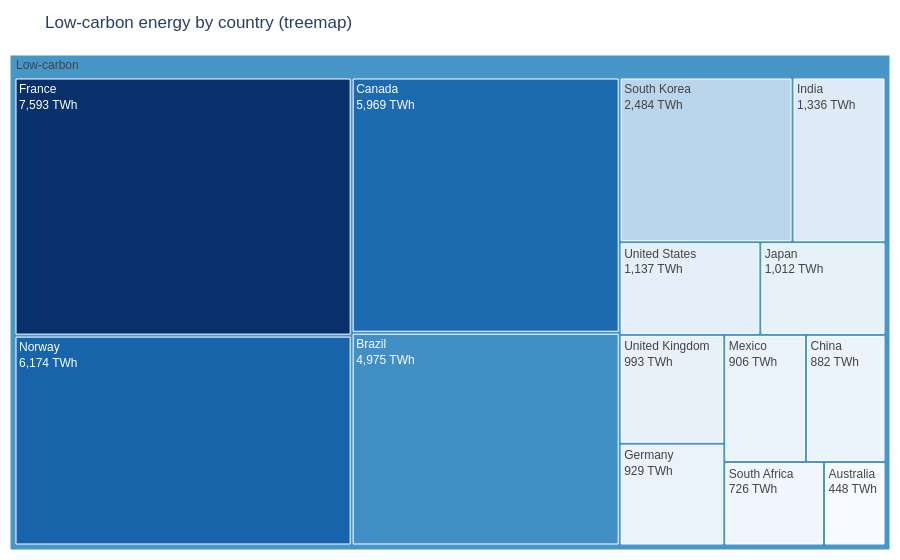
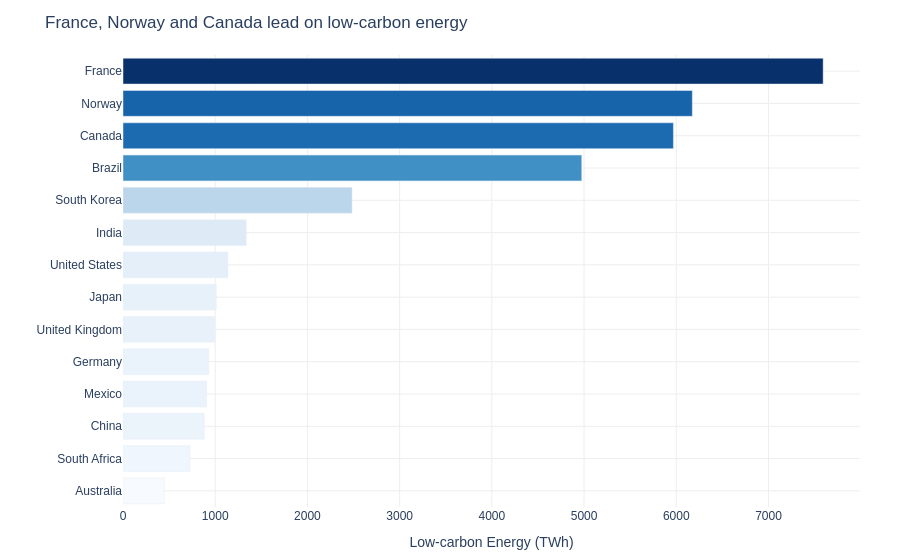

Notebook code for these charts, in order:
### Markdown cell above
## Task 3 — Treemap vs bar: low-carbon energy by country

### Code cell
# ── Data prep ─────────────────────────────────────────────────────────────────
low_carbon = (
    df.loc[df['Source_Type'] == 'Low-carbon']
    .groupby('Country')['TWh']
    .sum()
    .reset_index()
    .sort_values('TWh')
)

# Dummy root node so Plotly has a named parent to anchor the treemap
low_carbon['All'] = 'Low-carbon'

# ── Treemap ───────────────────────────────────────────────────────────────────
fig_tree = px.treemap(
    low_carbon,
    path=['All', 'Country'],
    values='TWh',
    color='TWh',
    color_continuous_scale='Blues',
    title='Low-carbon energy by country (treemap)',
    labels={'TWh': 'Energy (TWh)'}, height=500
)
fig_tree.update_traces(
    texttemplate='%{label}<br>%{value:,.0f} TWh',
    hovertemplate='<b>%{label}</b><br>%{value:,.0f} TWh<extra></extra>'
)
fig_tree.update_layout(
    font=dict(family='Arial', size=12),
    margin=dict(l=10, r=10, t=55, b=10),
    paper_bgcolor='white',
    coloraxis_showscale=False,
)
fig_tree.show()

# ── Bar chart ─────────────────────────────────────────────────────────────────
fig_bar = px.bar(
    low_carbon,
    x='TWh',
    y='Country',
    orientation='h',
    color='TWh',
    color_continuous_scale='Blues',
    title='France, Norway and Canada lead on low-carbon energy',
    labels={'TWh': 'Low-carbon Energy (TWh)', 'Country': ''}, height=500
)
fig_bar.update_layout(
    plot_bgcolor='white',
    paper_bgcolor='white',
    font=dict(family='Arial', size=12),
    coloraxis_showscale=False,
    margin=dict(l=120, r=40, t=55, b=40),
)
fig_bar.update_xaxes(gridcolor='#EEEEEE')
fig_bar.update_yaxes(gridcolor='#EEEEEE')
fig_bar.show()

### Figure 1 — Plotly figure (JSON) as saved in the notebook; plotly's stock layout.template omitted (floating-point values rounded to 4 significant figures)
{"data": [{"branchvalues": "total", "customdata": [[448], [4975], [5969], [882], [7593], [929], [1336], [1012], [906], [6174], [726], [2484], [993], [1137], [4797.0]], "domain": {"x": [0, 1], "y": [0, 1]}, "hovertemplate": "<b>%{label}</b><br>%{value:,.0f} TWh<extra></extra>", "ids": ["Low-carbon/Australia", "Low-carbon/Brazil", "Low-carbon/Canada", "Low-carbon/China", "Low-carbon/France", "Low-carbon/Germany", "Low-carbon/India", "Low-carbon/Japan", "Low-carbon/Mexico", "Low-carbon/Norway", "Low-carbon/South Africa", "Low-carbon/South Korea", "Low-carbon/United Kingdom", "Low-carbon/United States", "Low-carbon"], "labels": ["Australia", "Brazil", "Canada", "China", "France", "Germany", "India", "Japan", "Mexico", "Norway", "South Africa", "South Korea", "United Kingdom", "United States", "Low-carbon"], "marker": {"coloraxis": "coloraxis", "colors": [448, 4975, 5969, 882, 7593, 929, 1336, 1012, 906, 6174, 726, 2484, 993, 1137, 4797.0]}, "name": "", "parents": ["Low-carbon", "Low-carbon", "Low-carbon", "Low-carbon", "Low-carbon", "Low-carbon", "Low-carbon", "Low-carbon", "Low-carbon", "Low-carbon", "Low-carbon", "Low-carbon", "Low-carbon", "Low-carbon", ""], "texttemplate": "%{label}<br>%{value:,.0f} TWh", "type": "treemap", "values": [448, 4975, 5969, 882, 7593, 929, 1336, 1012, 906, 6174, 726, 2484, 993, 1137, 35564]}], "layout": {"autosize": true, "coloraxis": {"colorbar": {"title": {"text": "Energy (TWh)"}}, "colorscale": [[0, "rgb(247,251,255)"], [0.125, "rgb(222,235,247)"], [0.25, "rgb(198,219,239)"], [0.375, "rgb(158,202,225)"], [0.5, "rgb(107,174,214)"], [0.625, "rgb(66,146,198)"], [0.75, "rgb(33,113,181)"], [0.875, "rgb(8,81,156)"], [1, "rgb(8,48,107)"]], "showscale": false}, "font": {"family": "Arial", "size": 12}, "legend": {"tracegroupgap": 0}, "margin": {"b": 10, "l": 10, "r": 10, "t": 55}, "paper_bgcolor": "white", "title": {"text": "Low-carbon energy by country (treemap)"}}}

### Figure 2 — Plotly figure (JSON) as saved in the notebook; plotly's stock layout.template omitted (floating-point values rounded to 4 significant figures)
{"data": [{"alignmentgroup": "True", "hovertemplate": "Low-carbon Energy (TWh)=%{marker.color}<br>=%{y}<extra></extra>", "legendgroup": "", "marker": {"color": [448, 726, 882, 906, 929, 993, 1012, 1137, 1336, 2484, 4975, 5969, 6174, 7593], "coloraxis": "coloraxis", "pattern": {"shape": ""}}, "name": "", "offsetgroup": "", "orientation": "h", "showlegend": false, "textposition": "auto", "type": "bar", "x": [448, 726, 882, 906, 929, 993, 1012, 1137, 1336, 2484, 4975, 5969, 6174, 7593], "xaxis": "x", "y": ["Australia", "South Africa", "China", "Mexico", "Germany", "United Kingdom", "Japan", "United States", "India", "South Korea", "Brazil", "Canada", "Norway", "France"], "yaxis": "y"}], "layout": {"autosize": true, "barmode": "relative", "coloraxis": {"colorbar": {"title": {"text": "Low-carbon Energy (TWh)"}}, "colorscale": [[0, "rgb(247,251,255)"], [0.125, "rgb(222,235,247)"], [0.25, "rgb(198,219,239)"], [0.375, "rgb(158,202,225)"], [0.5, "rgb(107,174,214)"], [0.625, "rgb(66,146,198)"], [0.75, "rgb(33,113,181)"], [0.875, "rgb(8,81,156)"], [1, "rgb(8,48,107)"]], "showscale": false}, "font": {"family": "Arial", "size": 12}, "legend": {"tracegroupgap": 0}, "margin": {"b": 40, "l": 120, "r": 40, "t": 55}, "paper_bgcolor": "white", "plot_bgcolor": "white", "title": {"text": "France, Norway and Canada lead on low-carbon energy"}, "xaxis": {"anchor": "y", "autorange": true, "domain": [0, 1], "gridcolor": "#EEEEEE", "range": [0, 7993.0], "title": {"text": "Low-carbon Energy (TWh)"}, "type": "linear"}, "yaxis": {"anchor": "x", "autorange": true, "domain": [0, 1], "gridcolor": "#EEEEEE", "range": [-0.5, 13.5], "title": {"text": ""}, "type": "category"}}}
